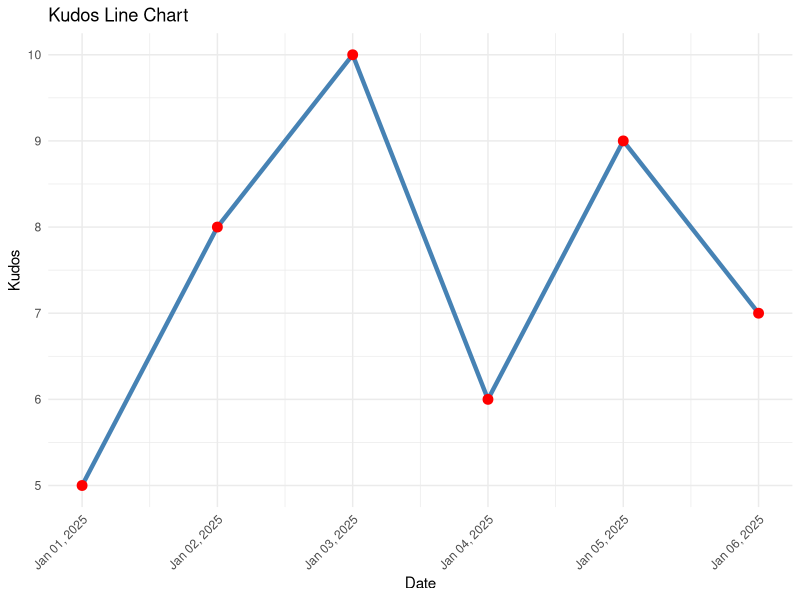

Reproduce this figure in R.
# Install ggplot2 if you haven't already
install.packages("ggplot2")

# Load ggplot2 package
library(ggplot2)

# Sample data (day of the month and kudos values)
data <- data.frame(
  date = as.Date(c('2025-01-01', '2025-01-02', '2025-01-03', '2025-01-04', '2025-01-05', '2025-01-06')),
  kudos = c(5, 8, 10, 6, 9, 7)
)

# Plot the line chart
ggplot(data, aes(x = date, y = kudos)) +
  geom_line(color = "steelblue", size = 1.5) +  # Line with blue color
  geom_point(color = "red", size = 3) +         # Red dots for each data point
  labs(title = "Kudos Line Chart",
       x = "Date",
       y = "Kudos") +
  theme_minimal() +                             # Clean theme
  scale_x_date(date_labels = "%b %d, %Y",       # Format x-axis to show full date
               date_breaks = "1 day") +         # Set the breaks to 1 day
  theme(axis.text.x = element_text(angle = 45, hjust = 1))  # Rotate x-axis labels for better readability


ggsave("kudos_line_chart.png", plot = plot, width = 10, height = 6, dpi = 300)
